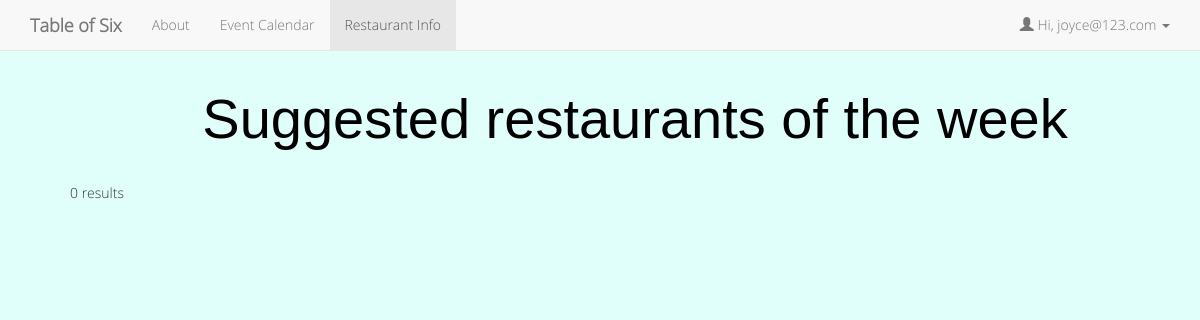
/Resto1.php (signed in), run on an earlier commit of the app's database.
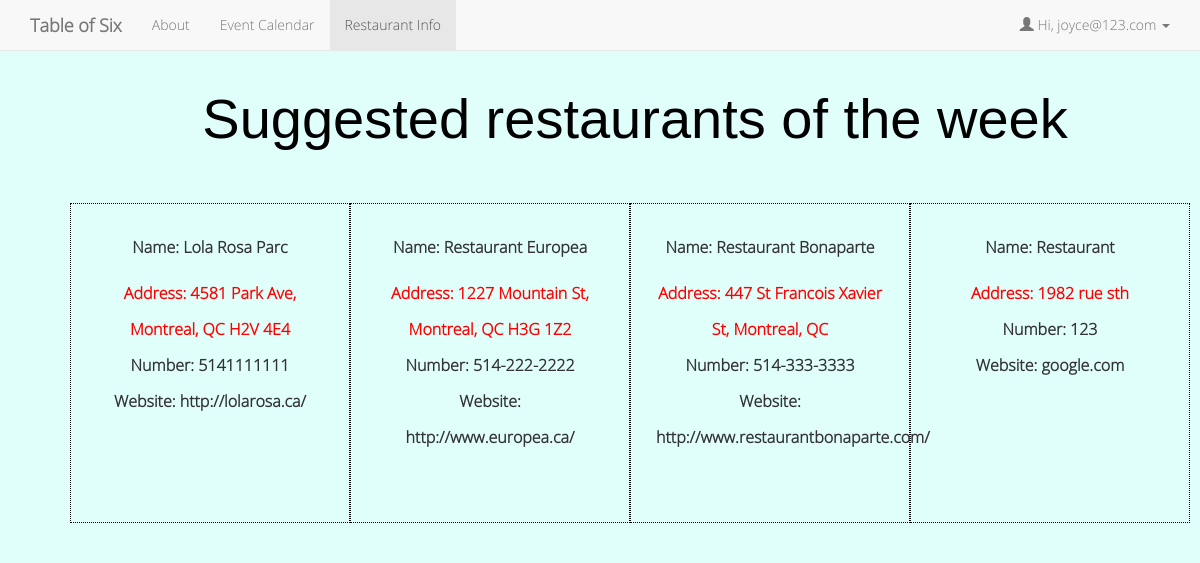
And on a later commit of the database.
### tables this page shows
CREATE TABLE `restaurants` (
  `ID` int(11) NOT NULL,
  `name` varchar(45) NOT NULL,
  `address` varchar(45) NOT NULL,
  `number` varchar(10) DEFAULT NULL,
  `price` varchar(30) NOT NULL,
  `phone` varchar(30) NOT NULL,
  `website` varchar(100) NOT NULL
);

### Resto1.php (the view, shortened to what this page needs)
<?php
    $res=mysql_query("SELECT * FROM users WHERE userId=".$_SESSION['user']);
    $userRow=mysql_fetch_array($res);
?>
<!DOCTYPE html>
<html>
<head>
<link rel="stylesheet" href="assets/css/bootstrap.min.css" type="text/css"  />
<link rel="stylesheet" href="style2.css" type="text/css" />
</head>
<body style="background-color:#e0fffb;">
    <nav class="navbar navbar-default navbar-fixed-top">
      <div class="container">
        <div class="navbar-header">
          <a class="navbar-brand"><b>Table of Six</b></a>
        </div>
        <div id="navbar" class="navbar-collapse collapse">
          <ul class="nav navbar-nav">
            <li ><a href="home.php">About</a></li>
            <li><a href="calendar.php">Event Calendar</a></li>
            <li class="active"><a href="Resto.php">Restaurant Info</a></li>
          </ul>
          <ul class="nav navbar-nav navbar-right">
            <li class="dropdown">
              <a href="#" class="dropdown-toggle" data-toggle="dropdown" role="button" aria-haspopup="true" aria-expanded="false">
              <span class="glyphicon glyphicon-user"></span>&nbsp;Hi, <?php echo $userRow['userEmail']; ?>&nbsp;<span class="caret"></span></a>
            </li>
          </ul>
        </div>
      </div>
    </nav>
<div id="plans" class="clearfix">
  <div class="title"> Suggested restaurants of the week </div>
        </div>
<div id="plans" class="clearfix">
        <?php
$res=mysql_query("SELECT * FROM restaurants");
$hasResto = mysql_num_rows($res);
if ($hasResto > 0) {
    while($row = $userRow=mysql_fetch_array($res)) {
        echo '<div class="plan"> <div class="name"> Name: '. $row["name"] . '</div>';
        echo '<div class="price"> Address: '. $row["address"] . '</div>';
        echo '<div class="name"> Number: '. $row["phone"] . '</div>';
        echo '<div class="name"> Website: '. $row["website"] . '</div> </div>';
    }
} else {
    echo "0 results";
}
?>
</div>
<div id="map" style="width:100%;height:400px;"></div>
</body>
</html>

What changed in the data, as far as the page shows it:
added restaurants: name "Lola Rosa Parc", address "4581 Park Ave, Montreal, QC H2V 4E4", phone "5141111111", website "http://lolarosa.ca/"
added restaurants: name "Restaurant Europea", address "1227 Mountain St, Montreal, QC H3G 1Z2", phone "514-222-2222", website "http://www.europea.ca/"
added restaurants: name "Restaurant Bonaparte", address "447 St Francois Xavier St, Montreal, QC", phone "514-333-3333", website "http://www.restaurantbonaparte.com/"
added restaurants: name "Restaurant", address "1982 rue sth", phone "123", website "google.com"
Also different on the page:
text no longer shown: "0 results"
